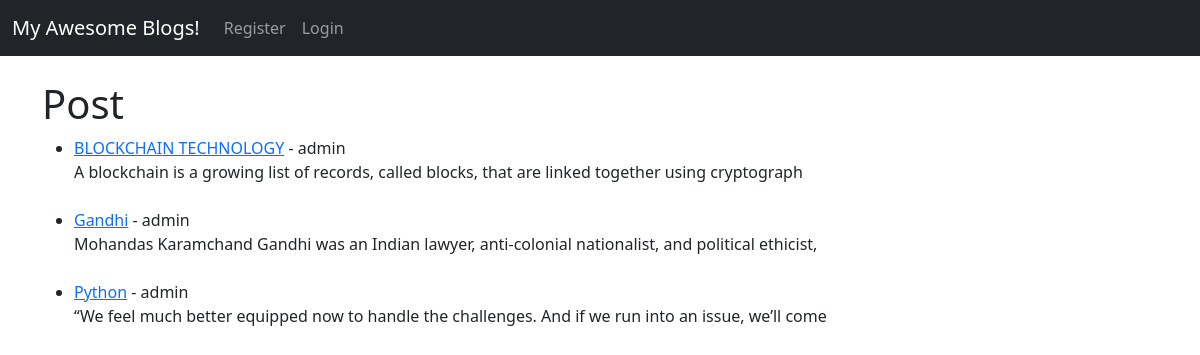
The page / on the database its author committed.
### Blogs/models.py (models this page shows, shortened)
class Post(models.Model):
    title = models.CharField(max_length=255)
    author  = models.ForeignKey(User, on_delete=models.CASCADE)
    body = models.TextField()

### Blogs/views.py (the view)
# urls.py: path('', HomeView.as_view(), name ="home"),
class HomeView(ListView):
    model = Post
    template_name = 'home.html'

### Blogs/templates/home.html (shortened to what this page needs)
{% extends 'base.html' %}
{% block content %}
<h1>Post</h1>
<ul>
{% for post in object_list %}
   <li><a href="{% url 'article-details' post.pk %}">{{ post.title }}</a> - {{ post.author }}
        <br>{{ post.body|slice:":100" }}</li>
    <br>
{% endfor %}
</ul>
{% endblock %}

### rows shown on the page
Post: title "BLOCKCHAIN TECHNOLOGY", author "admin", body "A blockchain is a growing list of records, called blocks, that are linked together using cryptograph"
Post: title "Gandhi", author "admin", body "Mohandas Karamchand Gandhi was an Indian lawyer, anti-colonial nationalist, and political ethicist,"
Post: title "Python", author "admin", body "“We feel much better equipped now to handle the challenges. And if we run into an issue, we’ll come"
